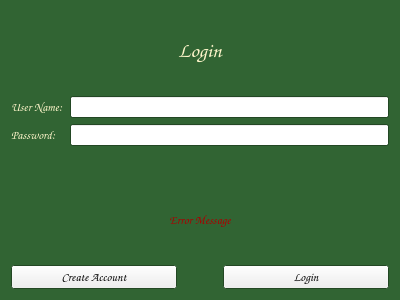
<?xml version="1.0" encoding="UTF-8"?>
<ui version="4.0">
 <class>LoginPage</class>
 <widget class="QWidget" name="LoginPage">
  <property name="geometry">
   <rect>
    <x>0</x>
    <y>0</y>
    <width>400</width>
    <height>300</height>
   </rect>
  </property>
  <property name="palette">
   <palette>
    <active>
     <colorrole role="WindowText">
      <brush brushstyle="SolidPattern">
       <color alpha="255">
        <red>255</red>
        <green>246</green>
        <blue>203</blue>
       </color>
      </brush>
     </colorrole>
     <colorrole role="Text">
      <brush brushstyle="SolidPattern">
       <color alpha="255">
        <red>255</red>
        <green>255</green>
        <blue>255</blue>
       </color>
      </brush>
     </colorrole>
     <colorrole role="Base">
      <brush brushstyle="SolidPattern">
       <color alpha="255">
        <red>255</red>
        <green>255</green>
        <blue>255</blue>
       </color>
      </brush>
     </colorrole>
     <colorrole role="Window">
      <brush brushstyle="SolidPattern">
       <color alpha="255">
        <red>49</red>
        <green>100</green>
        <blue>51</blue>
       </color>
      </brush>
     </colorrole>
     <colorrole role="PlaceholderText">
      <brush brushstyle="SolidPattern">
       <color alpha="128">
        <red>255</red>
        <green>255</green>
        <blue>255</blue>
       </color>
      </brush>
     </colorrole>
    </active>
    <inactive>
     <colorrole role="WindowText">
      <brush brushstyle="SolidPattern">
       <color alpha="255">
        <red>255</red>
        <green>246</green>
        <blue>203</blue>
       </color>
      </brush>
     </colorrole>
     <colorrole role="Text">
      <brush brushstyle="SolidPattern">
       <color alpha="255">
        <red>255</red>
        <green>255</green>
        <blue>255</blue>
       </color>
      </brush>
     </colorrole>
     <colorrole role="Base">
      <brush brushstyle="SolidPattern">
       <color alpha="255">
        <red>255</red>
        <green>255</green>
        <blue>255</blue>
       </color>
      </brush>
     </colorrole>
     <colorrole role="Window">
      <brush brushstyle="SolidPattern">
       <color alpha="255">
        <red>49</red>
        <green>100</green>
        <blue>51</blue>
       </color>
      </brush>
     </colorrole>
     <colorrole role="PlaceholderText">
      <brush brushstyle="SolidPattern">
       <color alpha="128">
        <red>255</red>
        <green>255</green>
        <blue>255</blue>
       </color>
      </brush>
     </colorrole>
    </inactive>
    <disabled>
     <colorrole role="WindowText">
      <brush brushstyle="SolidPattern">
       <color alpha="255">
        <red>120</red>
        <green>120</green>
        <blue>120</blue>
       </color>
      </brush>
     </colorrole>
     <colorrole role="Text">
      <brush brushstyle="SolidPattern">
       <color alpha="255">
        <red>120</red>
        <green>120</green>
        <blue>120</blue>
       </color>
      </brush>
     </colorrole>
     <colorrole role="Base">
      <brush brushstyle="SolidPattern">
       <color alpha="255">
        <red>49</red>
        <green>100</green>
        <blue>51</blue>
       </color>
      </brush>
     </colorrole>
     <colorrole role="Window">
      <brush brushstyle="SolidPattern">
       <color alpha="255">
        <red>49</red>
        <green>100</green>
        <blue>51</blue>
       </color>
      </brush>
     </colorrole>
     <colorrole role="PlaceholderText">
      <brush brushstyle="SolidPattern">
       <color alpha="128">
        <red>0</red>
        <green>0</green>
        <blue>0</blue>
       </color>
      </brush>
     </colorrole>
    </disabled>
   </palette>
  </property>
  <property name="windowTitle">
   <string>Form</string>
  </property>
  <layout class="QVBoxLayout" name="verticalLayout_2">
   <item>
    <layout class="QVBoxLayout" name="verticalLayout">
     <property name="sizeConstraint">
      <enum>QLayout::SetDefaultConstraint</enum>
     </property>
     <item>
      <widget class="QLabel" name="loginLabel">
       <property name="palette">
        <palette>
         <active>
          <colorrole role="WindowText">
           <brush brushstyle="SolidPattern">
            <color alpha="255">
             <red>255</red>
             <green>246</green>
             <blue>203</blue>
            </color>
           </brush>
          </colorrole>
         </active>
         <inactive>
          <colorrole role="WindowText">
           <brush brushstyle="SolidPattern">
            <color alpha="255">
             <red>255</red>
             <green>246</green>
             <blue>203</blue>
            </color>
           </brush>
          </colorrole>
         </inactive>
         <disabled>
          <colorrole role="WindowText">
           <brush brushstyle="SolidPattern">
            <color alpha="255">
             <red>120</red>
             <green>120</green>
             <blue>120</blue>
            </color>
           </brush>
          </colorrole>
         </disabled>
        </palette>
       </property>
       <property name="font">
        <font>
         <family>Comic Sans MS</family>
         <pointsize>16</pointsize>
         <italic>true</italic>
         <underline>false</underline>
        </font>
       </property>
       <property name="layoutDirection">
        <enum>Qt::LeftToRight</enum>
       </property>
       <property name="text">
        <string>Login</string>
       </property>
       <property name="alignment">
        <set>Qt::AlignCenter</set>
       </property>
       <property name="textInteractionFlags">
        <set>Qt::NoTextInteraction</set>
       </property>
      </widget>
     </item>
     <item>
      <layout class="QFormLayout" name="formLogin">
       <item row="0" column="0">
        <widget class="QLabel" name="usernameLabel">
         <property name="font">
          <font>
           <family>Comic Sans MS</family>
           <pointsize>9</pointsize>
           <italic>true</italic>
          </font>
         </property>
         <property name="text">
          <string>User Name:</string>
         </property>
        </widget>
       </item>
       <item row="0" column="1">
        <widget class="QLineEdit" name="username">
         <property name="palette">
          <palette>
           <active>
            <colorrole role="WindowText">
             <brush brushstyle="SolidPattern">
              <color alpha="255">
               <red>255</red>
               <green>255</green>
               <blue>255</blue>
              </color>
             </brush>
            </colorrole>
            <colorrole role="Text">
             <brush brushstyle="SolidPattern">
              <color alpha="255">
               <red>0</red>
               <green>0</green>
               <blue>0</blue>
              </color>
             </brush>
            </colorrole>
            <colorrole role="PlaceholderText">
             <brush brushstyle="NoBrush">
              <color alpha="128">
               <red>0</red>
               <green>0</green>
               <blue>0</blue>
              </color>
             </brush>
            </colorrole>
           </active>
           <inactive>
            <colorrole role="WindowText">
             <brush brushstyle="SolidPattern">
              <color alpha="255">
               <red>255</red>
               <green>255</green>
               <blue>255</blue>
              </color>
             </brush>
            </colorrole>
            <colorrole role="Text">
             <brush brushstyle="SolidPattern">
              <color alpha="255">
               <red>0</red>
               <green>0</green>
               <blue>0</blue>
              </color>
             </brush>
            </colorrole>
            <colorrole role="PlaceholderText">
             <brush brushstyle="NoBrush">
              <color alpha="128">
               <red>0</red>
               <green>0</green>
               <blue>0</blue>
              </color>
             </brush>
            </colorrole>
           </inactive>
           <disabled>
            <colorrole role="WindowText">
             <brush brushstyle="SolidPattern">
              <color alpha="255">
               <red>120</red>
               <green>120</green>
               <blue>120</blue>
              </color>
             </brush>
            </colorrole>
            <colorrole role="Text">
             <brush brushstyle="SolidPattern">
              <color alpha="255">
               <red>120</red>
               <green>120</green>
               <blue>120</blue>
              </color>
             </brush>
            </colorrole>
            <colorrole role="PlaceholderText">
             <brush brushstyle="NoBrush">
              <color alpha="128">
               <red>0</red>
               <green>0</green>
               <blue>0</blue>
              </color>
             </brush>
            </colorrole>
           </disabled>
          </palette>
         </property>
        </widget>
       </item>
       <item row="1" column="0">
        <widget class="QLabel" name="passwordLabel">
         <property name="font">
          <font>
           <family>Comic Sans MS</family>
           <pointsize>9</pointsize>
           <italic>true</italic>
          </font>
         </property>
         <property name="text">
          <string>Password:</string>
         </property>
        </widget>
       </item>
       <item row="1" column="1">
        <widget class="QLineEdit" name="password">
         <property name="palette">
          <palette>
           <active>
            <colorrole role="Text">
             <brush brushstyle="SolidPattern">
              <color alpha="255">
               <red>0</red>
               <green>0</green>
               <blue>0</blue>
              </color>
             </brush>
            </colorrole>
            <colorrole role="PlaceholderText">
             <brush brushstyle="NoBrush">
              <color alpha="128">
               <red>0</red>
               <green>0</green>
               <blue>0</blue>
              </color>
             </brush>
            </colorrole>
           </active>
           <inactive>
            <colorrole role="Text">
             <brush brushstyle="SolidPattern">
              <color alpha="255">
               <red>0</red>
               <green>0</green>
               <blue>0</blue>
              </color>
             </brush>
            </colorrole>
            <colorrole role="PlaceholderText">
             <brush brushstyle="NoBrush">
              <color alpha="128">
               <red>0</red>
               <green>0</green>
               <blue>0</blue>
              </color>
             </brush>
            </colorrole>
           </inactive>
           <disabled>
            <colorrole role="Text">
             <brush brushstyle="SolidPattern">
              <color alpha="255">
               <red>120</red>
               <green>120</green>
               <blue>120</blue>
              </color>
             </brush>
            </colorrole>
            <colorrole role="PlaceholderText">
             <brush brushstyle="NoBrush">
              <color alpha="128">
               <red>0</red>
               <green>0</green>
               <blue>0</blue>
              </color>
             </brush>
            </colorrole>
           </disabled>
          </palette>
         </property>
        </widget>
       </item>
      </layout>
     </item>
     <item>
      <layout class="QVBoxLayout" name="verticalLayout_3">
       <item>
        <spacer name="verticalSpacer">
         <property name="orientation">
          <enum>Qt::Vertical</enum>
         </property>
         <property name="sizeType">
          <enum>QSizePolicy::Fixed</enum>
         </property>
         <property name="sizeHint" stdset="0">
          <size>
           <width>20</width>
           <height>10</height>
          </size>
         </property>
        </spacer>
       </item>
       <item>
        <widget class="QLabel" name="inputErrror">
         <property name="palette">
          <palette>
           <active>
            <colorrole role="WindowText">
             <brush brushstyle="SolidPattern">
              <color alpha="255">
               <red>170</red>
               <green>0</green>
               <blue>0</blue>
              </color>
             </brush>
            </colorrole>
            <colorrole role="Text">
             <brush brushstyle="SolidPattern">
              <color alpha="255">
               <red>170</red>
               <green>0</green>
               <blue>0</blue>
              </color>
             </brush>
            </colorrole>
            <colorrole role="PlaceholderText">
             <brush brushstyle="NoBrush">
              <color alpha="128">
               <red>170</red>
               <green>0</green>
               <blue>0</blue>
              </color>
             </brush>
            </colorrole>
           </active>
           <inactive>
            <colorrole role="WindowText">
             <brush brushstyle="SolidPattern">
              <color alpha="255">
               <red>170</red>
               <green>0</green>
               <blue>0</blue>
              </color>
             </brush>
            </colorrole>
            <colorrole role="Text">
             <brush brushstyle="SolidPattern">
              <color alpha="255">
               <red>170</red>
               <green>0</green>
               <blue>0</blue>
              </color>
             </brush>
            </colorrole>
            <colorrole role="PlaceholderText">
             <brush brushstyle="NoBrush">
              <color alpha="128">
               <red>170</red>
               <green>0</green>
               <blue>0</blue>
              </color>
             </brush>
            </colorrole>
           </inactive>
           <disabled>
            <colorrole role="WindowText">
             <brush brushstyle="SolidPattern">
              <color alpha="255">
               <red>120</red>
               <green>120</green>
               <blue>120</blue>
              </color>
             </brush>
            </colorrole>
            <colorrole role="Text">
             <brush brushstyle="SolidPattern">
              <color alpha="255">
               <red>120</red>
               <green>120</green>
               <blue>120</blue>
              </color>
             </brush>
            </colorrole>
            <colorrole role="PlaceholderText">
             <brush brushstyle="NoBrush">
              <color alpha="128">
               <red>170</red>
               <green>0</green>
               <blue>0</blue>
              </color>
             </brush>
            </colorrole>
           </disabled>
          </palette>
         </property>
         <property name="font">
          <font>
           <family>Comic Sans MS</family>
           <pointsize>9</pointsize>
           <italic>true</italic>
          </font>
         </property>
         <property name="text">
          <string>Error Message</string>
         </property>
         <property name="alignment">
          <set>Qt::AlignCenter</set>
         </property>
        </widget>
       </item>
       <item>
        <spacer name="verticalSpacer_2">
         <property name="orientation">
          <enum>Qt::Vertical</enum>
         </property>
         <property name="sizeType">
          <enum>QSizePolicy::Fixed</enum>
         </property>
         <property name="sizeHint" stdset="0">
          <size>
           <width>20</width>
           <height>10</height>
          </size>
         </property>
        </spacer>
       </item>
      </layout>
     </item>
     <item>
      <layout class="QHBoxLayout" name="horizontalLayout">
       <item>
        <widget class="QPushButton" name="createAccount">
         <property name="font">
          <font>
           <family>Comic Sans MS</family>
           <pointsize>9</pointsize>
           <italic>true</italic>
          </font>
         </property>
         <property name="text">
          <string>Create Account</string>
         </property>
        </widget>
       </item>
       <item>
        <spacer name="horizontalSpacer">
         <property name="orientation">
          <enum>Qt::Horizontal</enum>
         </property>
         <property name="sizeType">
          <enum>QSizePolicy::Fixed</enum>
         </property>
         <property name="sizeHint" stdset="0">
          <size>
           <width>40</width>
           <height>20</height>
          </size>
         </property>
        </spacer>
       </item>
       <item>
        <widget class="QPushButton" name="login">
         <property name="font">
          <font>
           <family>Comic Sans MS</family>
           <pointsize>9</pointsize>
           <italic>true</italic>
          </font>
         </property>
         <property name="text">
          <string>Login</string>
         </property>
        </widget>
       </item>
      </layout>
     </item>
    </layout>
   </item>
  </layout>
 </widget>
 <resources/>
 <connections/>
</ui>
